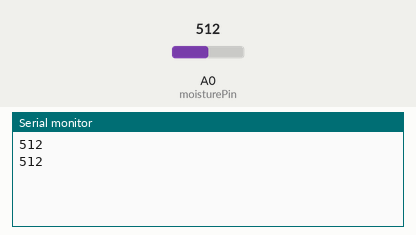
Bench run of a sketch on a simulated Arduino Uno, built with avr-gcc and run on an emulated ATmega328P. On the bench: the last lines printed to the serial monitor. Inputs (shaded band) come from the test bench; at power-on: A0 (moisturePin) = 512.

Above: at 1.8 s.
1.9 s: A0 (moisturePin) set to 716
At 2.8 s:
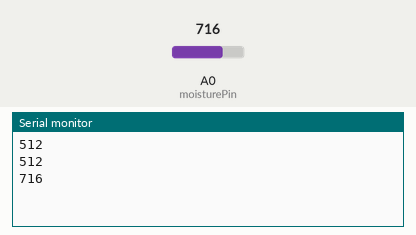
3.4 s: A0 (moisturePin) set to 900
At 4.7 s:
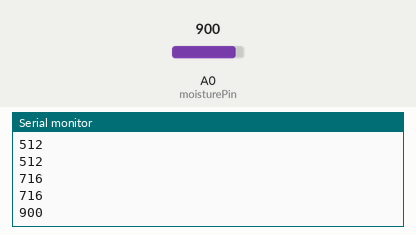
Timing chart, 0 to 6.4 s (numbered marks = the images above; inputs shaded):
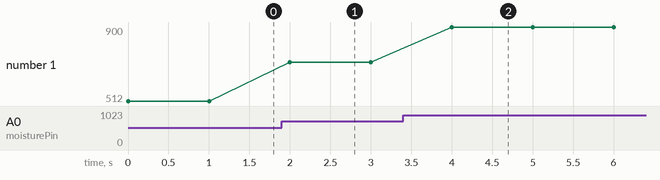

Measured:
- after the input at 1.9 s, the serial monitor: prints a new line after 0.10 s (image 1)
- after the input at 3.4 s, the serial monitor: prints a new line after 0.60 s (image 2)
- plotted number 1: 512 → 716 after the input at 1.9 s, 716 → 900 after the input at 3.4 s

The sketch:

calibrate_moisturesensor.ino
```cpp
const int moisturePin = A0;             // moisteure sensor pin

float moisturePercentage;              //moisture reading


void setup() {
  // put your setup code here, to run once:
    Serial.begin(9600);


}

void loop() {
  // put your main code here, to run repeatedly:
//    unsigned long currentMillis = millis(); // grab current time


    Serial.println(analogRead(moisturePin));

    delay(1000);


}
```
